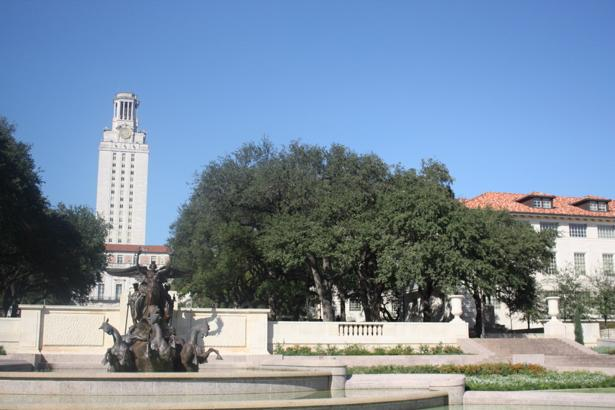
#> input picture 模式识别/模式识别课程第一次作业/images/uttower1.jpg, 615 x 410 px, found by its file name
$ python HOG.py   (older library calls are emulated)
#> lines starting #> are read from the running program, lines starting #| are printed output that depends on the picture
import cv2
import numpy as np

# 读取图像
L = cv2.imread('images\\uttower1.jpg')  # queryImage
#> L is the input picture: shape (410, 615, 3); mean B, G, R 159, 140, 121.9
R = cv2.imread('images\\uttower2.jpg')  # trainImage
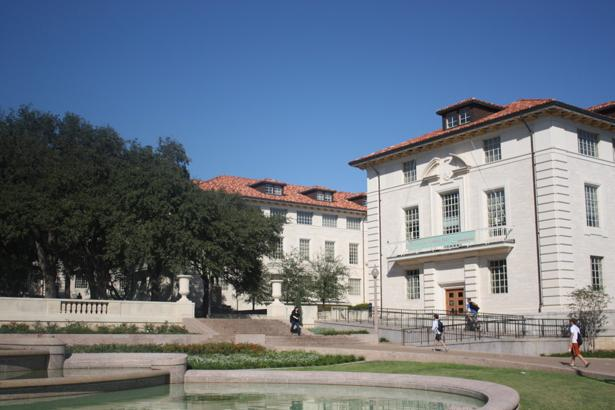
#> input picture 模式识别/模式识别课程第一次作业/images/uttower2.jpg, 615 x 410 px, found by its file name
#> R is the input picture: shape (410, 615, 3); mean B, G, R 132.1, 118.9, 107.7

# 高斯滤波
L = cv2.GaussianBlur(L, (3, 3), 0)
R = cv2.GaussianBlur(R, (3, 3), 0)

# 灰度化
L_gray = cv2.cvtColor(L, cv2.COLOR_BGR2GRAY)
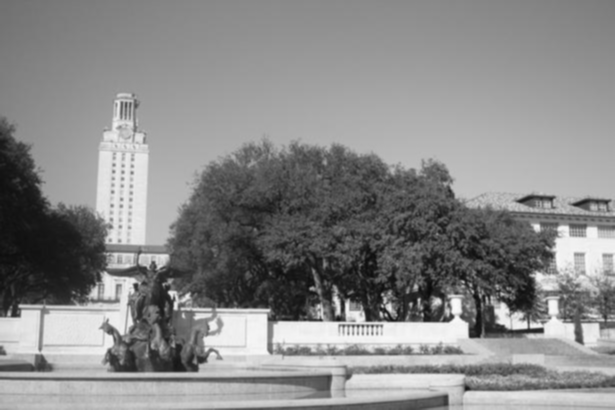
#> L_gray: shape (410, 615); min 10, max 250, mean 136.7
R_gray = cv2.cvtColor(R, cv2.COLOR_BGR2GRAY)
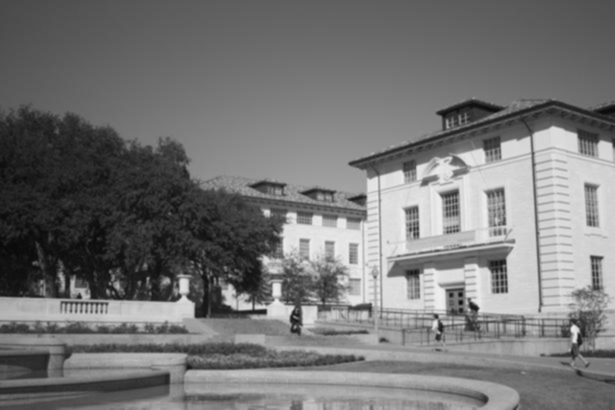
#> R_gray: shape (410, 615); min 9, max 239, mean 117.1

# Sobel 边缘检测
L_dx = cv2.Sobel(L_gray, cv2.CV_64F, 1, 0, ksize=3)
L_dy = cv2.Sobel(L_gray, cv2.CV_64F, 0, 1, ksize=3)
R_dx = cv2.Sobel(R_gray, cv2.CV_64F, 1, 0, ksize=3)
R_dy = cv2.Sobel(R_gray, cv2.CV_64F, 0, 1, ksize=3)
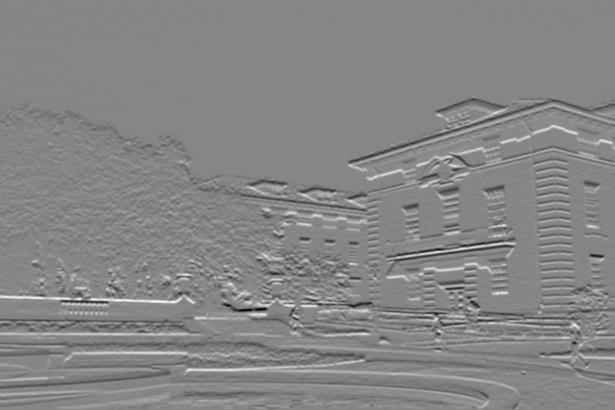
#> R_dy: shape (410, 615) float64; min -562, max 511, mean 0.8; drawn with min black and max white

# 计算梯度幅值和方向
L_magnitude, L_angle = cv2.cartToPolar(L_dx, L_dy)
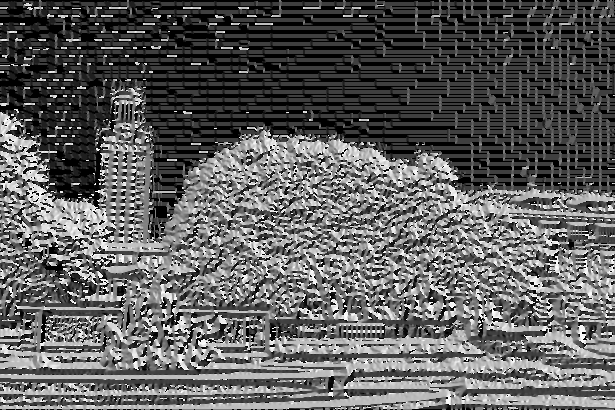
#> L_angle: shape (410, 615) float64; min 0, max 6.28, mean 2.37; drawn with min black and max white
R_magnitude, R_angle = cv2.cartToPolar(R_dx, R_dy)
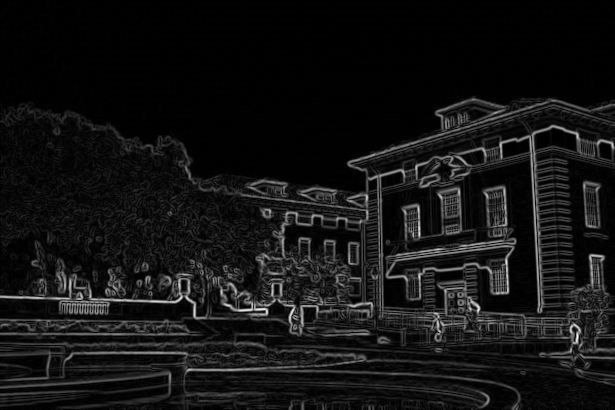
#> R_magnitude: shape (410, 615) float64; min 0, max 607.8, mean 47.6; drawn with min black and max white
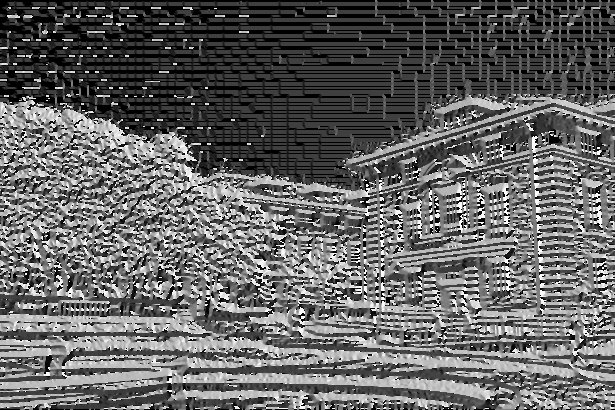
#> R_angle: shape (410, 615) float64; min 0, max 6.28, mean 2.49; drawn with min black and max white

# 定义 HOG 单元格大小和方向直方图数量
cell_size = 8
bins = 9

# 计算图像大小和单元格数量
L_height, L_width = L_gray.shape
#> L_height = 410; L_width = 615
R_height, R_width = R_gray.shape
#> R_height = 410; R_width = 615
L_cells_x = L_width // cell_size
#> L_cells_x = 76
L_cells_y = L_height // cell_size
#> L_cells_y = 51
R_cells_x = R_width // cell_size
#> R_cells_x = 76
R_cells_y = R_height // cell_size
#> R_cells_y = 51

# 初始化 HOG 描述符
L_hog_descriptor = np.zeros((L_cells_y, L_cells_x, bins))
R_hog_descriptor = np.zeros((R_cells_y, R_cells_x, bins))

# 计算 HOG 描述符
for i in range(L_cells_y):
    for j in range(L_cells_x):
        cell_magnitude = L_magnitude[i * cell_size:(i + 1) * cell_size,
                                     j * cell_size:(j + 1) * cell_size]
        cell_angle = L_angle[i * cell_size:(i + 1) * cell_size,
                             j * cell_size:(j + 1) * cell_size]
        cell_histo = np.zeros((bins,))
        for m in range(cell_size):
            for n in range(cell_size):
                angle = cell_angle[m, n]
                magnitude = cell_magnitude[m, n]
                bin_idx = int(angle / (360 / bins))
                cell_histo[bin_idx] += magnitude
        L_hog_descriptor[i, j, :] = cell_histo

for i in range(R_cells_y):
    for j in range(R_cells_x):
        cell_magnitude = R_magnitude[i * cell_size:(i + 1) * cell_size,
                                     j * cell_size:(j + 1) * cell_size]
        cell_angle = R_angle[i * cell_size:(i + 1) * cell_size,
                             j * cell_size:(j + 1) * cell_size]
        cell_histo = np.zeros((bins,))
        for m in range(cell_size):
            for n in range(cell_size):
                angle = cell_angle[m, n]
                magnitude = cell_magnitude[m, n]
                bin_idx = int(angle / (360 / bins))
                cell_histo[bin_idx] += magnitude
        R_hog_descriptor[i, j, :] = cell_histo

# 使用 BFMatcher 进行匹配
bf = cv2.BFMatcher()
#> (the run stopped early here; a loop or call above may not have finished)
